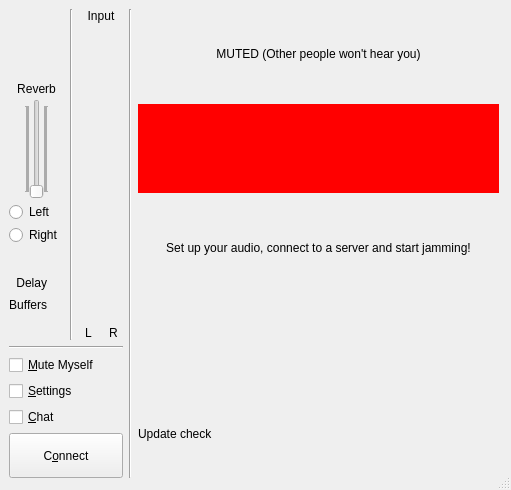
<?xml version="1.0" encoding="UTF-8"?>
<ui version="4.0">
 <class>CClientDlgBase</class>
 <widget class="QDialog" name="CClientDlgBase">
  <property name="geometry">
   <rect>
    <x>0</x>
    <y>0</y>
    <width>511</width>
    <height>490</height>
   </rect>
  </property>
  <property name="acceptDrops">
   <bool>true</bool>
  </property>
  <property name="windowTitle">
   <string/>
  </property>
  <property name="windowIcon">
   <iconset resource="resources.qrc">
    <normaloff>:/png/main/res/fronticon.png</normaloff>:/png/main/res/fronticon.png</iconset>
  </property>
  <property name="styleSheet">
   <string/>
  </property>
  <property name="sizeGripEnabled">
   <bool>true</bool>
  </property>
  <layout class="QHBoxLayout">
   <property name="leftMargin">
    <number>0</number>
   </property>
   <property name="topMargin">
    <number>0</number>
   </property>
   <property name="rightMargin">
    <number>3</number>
   </property>
   <property name="bottomMargin">
    <number>3</number>
   </property>
   <item>
    <widget class="QFrame" name="backgroundFrame">
     <property name="minimumSize">
      <size>
       <width>0</width>
       <height>0</height>
      </size>
     </property>
     <property name="frameShape">
      <enum>QFrame::NoFrame</enum>
     </property>
     <property name="frameShadow">
      <enum>QFrame::Plain</enum>
     </property>
     <layout class="QVBoxLayout" name="verticalLayout_3">
      <item>
       <layout class="QHBoxLayout" name="horizontalLayout">
        <item>
         <layout class="QVBoxLayout">
          <item>
           <layout class="QHBoxLayout">
            <item>
             <layout class="QVBoxLayout">
              <property name="spacing">
               <number>3</number>
              </property>
              <item>
               <spacer name="verticalSpacer_2">
                <property name="orientation">
                 <enum>Qt::Vertical</enum>
                </property>
                <property name="sizeHint" stdset="0">
                 <size>
                  <width>20</width>
                  <height>10</height>
                 </size>
                </property>
               </spacer>
              </item>
              <item>
               <widget class="QLabel" name="pxlLogo">
                <property name="sizePolicy">
                 <sizepolicy hsizetype="Preferred" vsizetype="Preferred">
                  <horstretch>0</horstretch>
                  <verstretch>0</verstretch>
                 </sizepolicy>
                </property>
                <property name="pixmap">
                 <pixmap resource="resources.qrc">:/png/main/res/fronticon.png</pixmap>
                </property>
                <property name="alignment">
                 <set>Qt::AlignCenter</set>
                </property>
                <property name="wordWrap">
                 <bool>false</bool>
                </property>
               </widget>
              </item>
              <item>
               <spacer name="verticalSpacer">
                <property name="orientation">
                 <enum>Qt::Vertical</enum>
                </property>
                <property name="sizeHint" stdset="0">
                 <size>
                  <width>10</width>
                  <height>10</height>
                 </size>
                </property>
               </spacer>
              </item>
              <item>
               <layout class="QVBoxLayout">
                <item>
                 <layout class="QVBoxLayout">
                  <property name="spacing">
                   <number>3</number>
                  </property>
                  <item>
                   <widget class="QLabel" name="lblAudioReverb">
                    <property name="text">
                     <string>Reverb</string>
                    </property>
                    <property name="alignment">
                     <set>Qt::AlignCenter</set>
                    </property>
                   </widget>
                  </item>
                  <item>
                   <layout class="QHBoxLayout">
                    <item>
                     <spacer>
                      <property name="orientation">
                       <enum>Qt::Horizontal</enum>
                      </property>
                      <property name="sizeType">
                       <enum>QSizePolicy::Minimum</enum>
                      </property>
                      <property name="sizeHint" stdset="0">
                       <size>
                        <width>0</width>
                        <height>20</height>
                       </size>
                      </property>
                     </spacer>
                    </item>
                    <item>
                     <widget class="QSlider" name="sldAudioReverb">
                      <property name="minimumSize">
                       <size>
                        <width>0</width>
                        <height>100</height>
                       </size>
                      </property>
                      <property name="pageStep">
                       <number>1</number>
                      </property>
                      <property name="orientation">
                       <enum>Qt::Vertical</enum>
                      </property>
                      <property name="tickPosition">
                       <enum>QSlider::TicksBothSides</enum>
                      </property>
                     </widget>
                    </item>
                    <item>
                     <spacer>
                      <property name="orientation">
                       <enum>Qt::Horizontal</enum>
                      </property>
                      <property name="sizeType">
                       <enum>QSizePolicy::Minimum</enum>
                      </property>
                      <property name="sizeHint" stdset="0">
                       <size>
                        <width>0</width>
                        <height>20</height>
                       </size>
                      </property>
                     </spacer>
                    </item>
                   </layout>
                  </item>
                 </layout>
                </item>
                <item>
                 <layout class="QVBoxLayout">
                  <property name="spacing">
                   <number>3</number>
                  </property>
                  <item>
                   <widget class="QRadioButton" name="rbtReverbSelL">
                    <property name="text">
                     <string>Left</string>
                    </property>
                   </widget>
                  </item>
                  <item>
                   <widget class="QRadioButton" name="rbtReverbSelR">
                    <property name="text">
                     <string>Right</string>
                    </property>
                   </widget>
                  </item>
                 </layout>
                </item>
               </layout>
              </item>
              <item>
               <spacer>
                <property name="orientation">
                 <enum>Qt::Vertical</enum>
                </property>
                <property name="sizeHint" stdset="0">
                 <size>
                  <width>10</width>
                  <height>0</height>
                 </size>
                </property>
               </spacer>
              </item>
              <item>
               <layout class="QHBoxLayout">
                <item>
                 <widget class="QLabel" name="lblDelay">
                  <property name="text">
                   <string>Delay</string>
                  </property>
                  <property name="alignment">
                   <set>Qt::AlignRight|Qt::AlignTrailing|Qt::AlignVCenter</set>
                  </property>
                  <property name="wordWrap">
                   <bool>false</bool>
                  </property>
                 </widget>
                </item>
                <item>
                 <widget class="CMultiColorLED" name="ledDelay" native="true">
                  <property name="sizePolicy">
                   <sizepolicy hsizetype="Fixed" vsizetype="Fixed">
                    <horstretch>0</horstretch>
                    <verstretch>0</verstretch>
                   </sizepolicy>
                  </property>
                  <property name="minimumSize">
                   <size>
                    <width>14</width>
                    <height>14</height>
                   </size>
                  </property>
                  <property name="maximumSize">
                   <size>
                    <width>14</width>
                    <height>14</height>
                   </size>
                  </property>
                 </widget>
                </item>
               </layout>
              </item>
              <item>
               <spacer>
                <property name="orientation">
                 <enum>Qt::Vertical</enum>
                </property>
                <property name="sizeType">
                 <enum>QSizePolicy::Fixed</enum>
                </property>
                <property name="sizeHint" stdset="0">
                 <size>
                  <width>10</width>
                  <height>5</height>
                 </size>
                </property>
               </spacer>
              </item>
              <item>
               <layout class="QHBoxLayout">
                <item>
                 <widget class="QLabel" name="lblBuffers">
                  <property name="text">
                   <string>Buffers</string>
                  </property>
                  <property name="alignment">
                   <set>Qt::AlignRight|Qt::AlignTrailing|Qt::AlignVCenter</set>
                  </property>
                  <property name="wordWrap">
                   <bool>false</bool>
                  </property>
                 </widget>
                </item>
                <item>
                 <widget class="CMultiColorLED" name="ledBuffers" native="true">
                  <property name="sizePolicy">
                   <sizepolicy hsizetype="Fixed" vsizetype="Fixed">
                    <horstretch>0</horstretch>
                    <verstretch>0</verstretch>
                   </sizepolicy>
                  </property>
                  <property name="minimumSize">
                   <size>
                    <width>14</width>
                    <height>14</height>
                   </size>
                  </property>
                  <property name="maximumSize">
                   <size>
                    <width>14</width>
                    <height>14</height>
                   </size>
                  </property>
                 </widget>
                </item>
               </layout>
              </item>
              <item>
               <spacer>
                <property name="orientation">
                 <enum>Qt::Vertical</enum>
                </property>
                <property name="sizeHint" stdset="0">
                 <size>
                  <width>10</width>
                  <height>0</height>
                 </size>
                </property>
               </spacer>
              </item>
             </layout>
            </item>
            <item>
             <widget class="Line" name="lineMeter">
              <property name="orientation">
               <enum>Qt::Vertical</enum>
              </property>
             </widget>
            </item>
            <item>
             <layout class="QVBoxLayout">
              <item>
               <widget class="QLabel" name="lblInputLEDMeter">
                <property name="text">
                 <string>Input</string>
                </property>
                <property name="alignment">
                 <set>Qt::AlignCenter</set>
                </property>
               </widget>
              </item>
              <item>
               <layout class="QHBoxLayout">
                <item>
                 <widget class="CLevelMeter" name="lbrInputLevelL" native="true">
                  <property name="sizePolicy">
                   <sizepolicy hsizetype="Fixed" vsizetype="Expanding">
                    <horstretch>0</horstretch>
                    <verstretch>0</verstretch>
                   </sizepolicy>
                  </property>
                  <property name="minimumSize">
                   <size>
                    <width>19</width>
                    <height>88</height>
                   </size>
                  </property>
                 </widget>
                </item>
                <item>
                 <widget class="CLevelMeter" name="lbrInputLevelR" native="true">
                  <property name="sizePolicy">
                   <sizepolicy hsizetype="Fixed" vsizetype="Expanding">
                    <horstretch>0</horstretch>
                    <verstretch>0</verstretch>
                   </sizepolicy>
                  </property>
                  <property name="minimumSize">
                   <size>
                    <width>19</width>
                    <height>88</height>
                   </size>
                  </property>
                 </widget>
                </item>
               </layout>
              </item>
              <item>
               <layout class="QHBoxLayout">
                <item>
                 <widget class="QLabel" name="lblLevelMeterLeft">
                  <property name="text">
                   <string>L</string>
                  </property>
                  <property name="alignment">
                   <set>Qt::AlignCenter</set>
                  </property>
                 </widget>
                </item>
                <item>
                 <widget class="QLabel" name="lblLevelMeterRight">
                  <property name="text">
                   <string>R</string>
                  </property>
                  <property name="alignment">
                   <set>Qt::AlignCenter</set>
                  </property>
                 </widget>
                </item>
               </layout>
              </item>
             </layout>
            </item>
            <item>
             <spacer>
              <property name="orientation">
               <enum>Qt::Horizontal</enum>
              </property>
              <property name="sizeType">
               <enum>QSizePolicy::Minimum</enum>
              </property>
              <property name="sizeHint" stdset="0">
               <size>
                <width>0</width>
                <height>20</height>
               </size>
              </property>
             </spacer>
            </item>
           </layout>
          </item>
          <item>
           <widget class="Line" name="lineUpperLowerLeft">
            <property name="orientation">
             <enum>Qt::Horizontal</enum>
            </property>
           </widget>
          </item>
          <item>
           <widget class="QCheckBox" name="chbLocalMute">
            <property name="text">
             <string>&amp;Mute Myself</string>
            </property>
           </widget>
          </item>
          <item>
           <widget class="QCheckBox" name="chbSettings">
            <property name="text">
             <string>&amp;Settings</string>
            </property>
           </widget>
          </item>
          <item>
           <widget class="QCheckBox" name="chbChat">
            <property name="text">
             <string>&amp;Chat</string>
            </property>
           </widget>
          </item>
          <item>
           <widget class="QPushButton" name="butConnect">
            <property name="minimumSize">
             <size>
              <width>0</width>
              <height>45</height>
             </size>
            </property>
            <property name="text">
             <string>C&amp;onnect</string>
            </property>
            <property name="autoDefault">
             <bool>false</bool>
            </property>
            <property name="default">
             <bool>false</bool>
            </property>
           </widget>
          </item>
         </layout>
        </item>
        <item>
         <widget class="Line" name="linePanReverb">
          <property name="orientation">
           <enum>Qt::Vertical</enum>
          </property>
         </widget>
        </item>
        <item>
         <layout class="QVBoxLayout" name="verticalLayout">
          <item>
           <widget class="QLabel" name="lblGlobalInfoLabel">
            <property name="text">
             <string>MUTED (Other people won't hear you)</string>
            </property>
            <property name="alignment">
             <set>Qt::AlignCenter</set>
            </property>
            <property name="margin">
             <number>6</number>
            </property>
           </widget>
          </item>
          <item>
            <widget class="QLabel" name="lblGlobalErrorMessage">
              <property name="wordWrap">
                <bool>true</bool>
              </property>
              <property name="visible">
                <bool>false</bool>
              </property>
              <property name="styleSheet">
                <string>.QLabel { background: red; }</string>
              </property>
            </widget>
          </item>
          <item>
           <layout class="QVBoxLayout" name="verticalLayout_2">
            <property name="sizeConstraint">
             <enum>QLayout::SetMinimumSize</enum>
            </property>
            <property name="leftMargin">
             <number>0</number>
            </property>
            <property name="topMargin">
             <number>9</number>
            </property>
            <item>
             <widget class="QLabel" name="lblConnectToServer">
              <property name="sizePolicy">
               <sizepolicy hsizetype="Expanding" vsizetype="Preferred">
                <horstretch>0</horstretch>
                <verstretch>0</verstretch>
               </sizepolicy>
              </property>
              <property name="text">
               <string>Set up your audio, connect to a server and start jamming!</string>
              </property>
              <property name="alignment">
               <set>Qt::AlignCenter</set>
              </property>
             </widget>
            </item>
           </layout>
          </item>
          <item>
           <widget class="CAudioMixerBoard" name="MainMixerBoard" native="true">
            <property name="sizePolicy">
             <sizepolicy hsizetype="Expanding" vsizetype="Preferred">
              <horstretch>0</horstretch>
              <verstretch>0</verstretch>
             </sizepolicy>
            </property>
           </widget>
          </item>
          <item>
           <widget class="QLabel" name="lblUpdateCheck">
            <property name="text">
             <string>Update check</string>
            </property>
           </widget>
          </item>
         </layout>
        </item>
       </layout>
      </item>
     </layout>
    </widget>
   </item>
  </layout>
 </widget>
 <customwidgets>
  <customwidget>
   <class>CMultiColorLED</class>
   <extends>QWidget</extends>
   <header>multicolorled.h</header>
  </customwidget>
  <customwidget>
   <class>CAudioMixerBoard</class>
   <extends>QWidget</extends>
   <header>audiomixerboard.h</header>
  </customwidget>
  <customwidget>
   <class>CLevelMeter</class>
   <extends>QWidget</extends>
   <header>levelmeter.h</header>
   <container>1</container>
  </customwidget>
 </customwidgets>
 <tabstops>
  <tabstop>butConnect</tabstop>
  <tabstop>chbLocalMute</tabstop>
  <tabstop>chbSettings</tabstop>
  <tabstop>chbChat</tabstop>
  <tabstop>sldAudioReverb</tabstop>
  <tabstop>rbtReverbSelL</tabstop>
  <tabstop>rbtReverbSelR</tabstop>
 </tabstops>
 <resources>
  <include location="resources.qrc"/>
 </resources>
 <connections/>
</ui>
